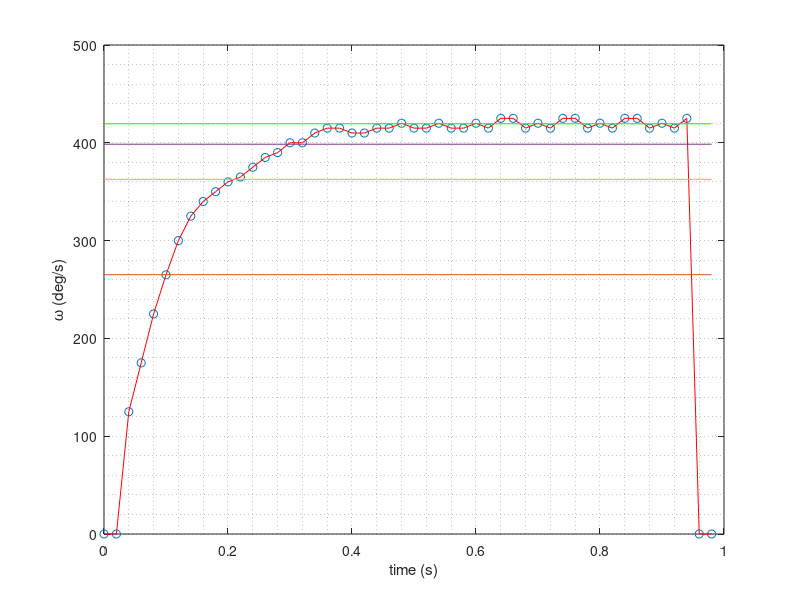

Reproduce this figure in MATLAB. (Note: this script raises an error after producing the figure.)
%% Form of continuous-time, DC-motor model
% We will do some simple modeling of a DC-motor in class.  For now, you can
% take the equations as given below.  The variables are
%
% * applied voltage, $V$, volts
% * current in windings, $I$, amperes
% * angular velocity of motor, $\omega$, rads/sec
% * Winding resistance, $R$, ohms
% * External applied torque, $T_e$, N-m
% * Viscous bearing friction, $\alpha$
% * Load moment of inertia, $J$, kg-m^2
% * motor back-EMF constant, $K_v$, Volt-Secs
% * Motor torque constant, $K_a$, N-m/ampere
%
% The governing equations are
%
% $V(t) - I (t) R - K_v \omega (t) = 0$
%
% $J \dot \omega (t) = K_a I(t) + T_{e}(t) - \alpha \omega(t)$
%

%% Eliminate $I$ from model
% Solving for $I$ gives
%
% $I(t) = \frac{1}{R} \left( V(t) - K_v \omega(t) \right)$
%
% Substituting this into the governing equation for $\dot \omega$ gives
%
% $J \dot \omega (t) = \frac{K_a}{R} \left( V(t) - K_v \omega(t) \right) -
% \alpha \omega (t)$
%
% giving
%
% $\dot \omega (t) = \frac{\alpha R - K_a K_v}{JR}  \omega(t) +
% \frac{K_a}{JR} V(t)$
%
% This is a first-order system, with a specific time-constant ($tau$), and
% steady-state gain ($\gamma$), so rewritten as
%
% $\dot \omega (t) = \frac{1}{\tau} \left( -\omega(t) + \gamma V(t) \right)$
%
% We will determine these two parameters, approximately, from several
% simple experiments.  Unfortunately, since there are 5 physical
% parameters, our limited experiments will only allow us to infer the
% time-constant and steady-state gain, and not the individual physical
% parameters themselves.

%% Experiment description
% We can easily apply a constant input $V(t) = \bar V$, and zero external
% torque, $T_e (t) = 0$.   With the built-in angle encoder, we measure the
% resultant angle $\theta(t)$.  The crude angle encoder that has a
% quantization level of 1 degree.  The measurement is sampled (at 50
% measurements/second).

%% Converting experimental output
% The experimental setup easily allows you to apply a contant voltage to the
% system with initial condition $\omega(0) = 0$ and $\theta(0) = 0$.  The
% only output that is available is the angular displacement, sampled at 50
% samples/second, and quantized at 1-degree.  We need to convert this
% $\theta$ measurement to $\omega$, through some form of numerical
% differentiation.
%
% Instead of radians for the angular displacement, we will use degrees, as
% that is the units of the encoder.  We will work on identifying $\tau$ and
% $\gamma$ in these units (note that $\tau$ is unaffected by a unit-change
% in $\omega$ or $\theta$, but the steady=state gain is affected by unit
% choices there, and in $V$ as well).
%
% Let's pretend like the system has $\tau = 0.1$ and $\gamma = 14$, so the
% response to $V(t) = \bar V$ is $\omega(t) = 14 \bar V (1-e^{-10 t})$.
% Integrating this, and getting the initial conditions right means we will
% observe
%
% $\theta(t) = 14 \bar V \left( t - \frac{1}{10} \left( 1 - e^{-10t}
% \right) \right)$
%
% But the measurement is sampled, at time-interval $T = 0.02$ so the
% value at the k'th measurement, $k=0,1,...$ is
%
% $\theta^k := \theta (t = kT)$
%
% Furthermore the measurement is quantized, with quantization level 1, so
%
% $\theta_{\rm meas}^k := {\rm round}(\theta^k)$
%
barV = 30;
DeltaT = 0.02;
nSamples = 50;
OmegaTrue = @(t) 14*barV*(1-exp(-10*t));
ThetaTrue = @(t) 14*barV*(t-(1/10).*(1-exp(-10*t)));
tMeas = (0:nSamples-1)*DeltaT;
ThetaSampled = ThetaTrue(tMeas);
ThetaSampledQuantized = round(ThetaSampled);
plot(tMeas,ThetaSampledQuantized,'+')

%% Estimating the derivative using least-squares polynomial fits
wEst = zeros(1,numel(tMeas));
% We will use 5 points, centered at |tMeas(i)| to fit a quadratic function
% through the data, using POLYFIT.  The means we use |tMeas(i-2:i+2)|, so
% our estimate needs to start at tMeas(3) and end at tMeas(end-2).  The
% "estimates" at |tMeas(1)|, |tMeas(2)|, |tMeas(end-1)|, |tMeas(end)| are
% simply zero, since we don't have all of the necessary points, and will be
% ignored (even though they are plotted).
for i=(1+2):(numel(tMeas)-2)
   % Take 5 points, centered at tMeas(i), fit with quadratic
   P = polyfit(tMeas(i-2:i+2),ThetaSampledQuantized(i-2:i+2),2);
   % Take derivative of quadratic
   W = polyder(P);
   % Evaluate derivative at tMeas(i), to get estimate of angular velocity
   wEst(i) = polyval(W,tMeas(i));
end
plot(tMeas,wEst,'o',tMeas,wEst,'r',tMeas,OmegaTrue(tMeas),'k--');
legend('Discrete Estimate','Estimate as Line','True (unknown in experiment)',...
   'location','southeast')
grid minor

%% Estimate the steady-state value
% Take the mean of the last 9 estimates, and call that the steady-state for
% $\omega$.   Divide that by |barV| to get an estimate of the steady-state
% gain.  Plot the estimated response, and the 3 values associated with one,
% two and 3 time constants (ie., $e^{-1}, e^{-2}, e^{-3}$ times the final
% value, so that you can estimate the time-constant by examining the graph.
steadyStateValue = mean(wEst(end-10:end-2));
steadyStateGain = steadyStateValue/barV;
disp(['Estimate of Steady-State Gain = ' num2str(steadyStateGain)]);
plot(tMeas,wEst,'o',tMeas,wEst,'r',...
   tMeas,repmat(steadyStateValue,[1 numel(tMeas)]),'g',...
   tMeas,repmat((1-exp(-1))*steadyStateValue,[1 numel(tMeas)]),...
   tMeas,repmat((1-exp(-2))*steadyStateValue,[1 numel(tMeas)]),...
   tMeas,repmat((1-exp(-3))*steadyStateValue,[1 numel(tMeas)]))
hold off
grid minor
ylabel('\omega (deg/s)');
xlabel('time (s)');
   
%% Task #1
% Apply these ideas to the p-coded file |SyntheticMotor.p|.  The syntax is
% |[ThetaSampledQuantized,tVec] = syntheticMotor(barV)|.   The outout is the
% sampled (at 0.02 seconds), quantized (at 1-degree) measurement for 50
% samples, starting at t=0.  Both arguments are returned as row-vectors.
% Apply the ideas we used above, using 6 values for |barV|, namely 5, 10,
% 20, 40, 60, 80.  *At which input-levels does the quantization cause the
% most difficulty?*  In each case, estimate the steady-state gain, and the
% time-constant.  Collect all of your estimates into a single estimate for
% the time-constant, and a single estimate for the steady-state gain, along
% with an assessment of the uncertainty you are observing.
%
% *Turn in (as a group) your answer to the question above, your 6 plots 
% ($\omega$ vs $t$), and table of time constants, $\tau$, and steady state 
% gain constants, $\gamma$.*

inputs = [5, 10, 20, 40, 60, 80];

for i = 1:length(inputs)
    barV = inputs(i);
    [tTheta, tVec] = SyntheticMotor(barV);
    
    for j=(1+2):(numel(tMeas)-2)
       % Take 5 points, centered at tMeas(i), fit with quadratic
       P = polyfit(tMeas(j-2:j+2),ThetaSampledQuantized(j-2:j+2),2);
       % Take derivative of quadratic
       W = polyder(P);
       % Evaluate derivative at tMeas(i), to get estimate of angular velocity
       wEst(j) = polyval(W,tMeas(j));
    end
    plot(tMeas,wEst,'o',tMeas,wEst,'r',tMeas,OmegaTrue(tMeas),'k--');
end

plot(tMeas,wEst,'o',tMeas,wEst,'r',tMeas,OmegaTrue(tMeas),'k--');
legend('Discrete Estimate','Estimate as Line','True (unknown in experiment)',...
   'location','southeast')
grid minor


%% Attribution
% UC Berkeley, ME 132